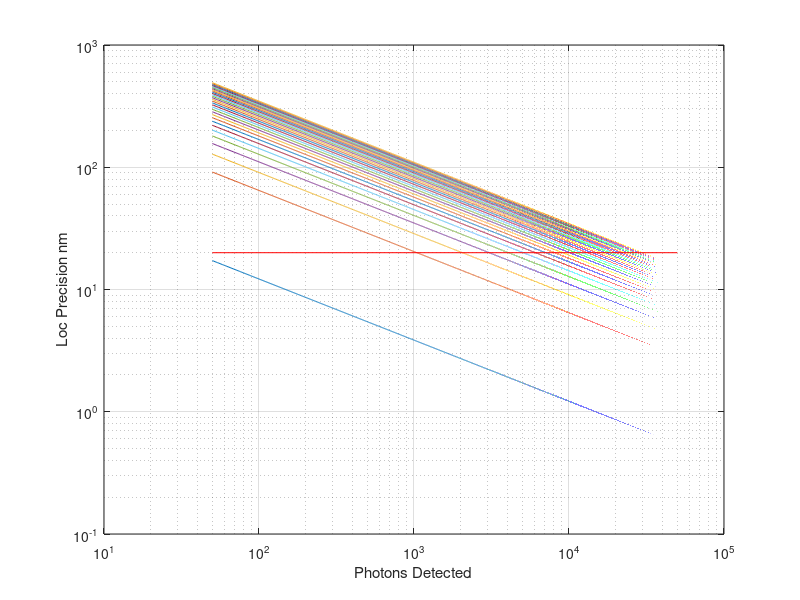

The MATLAB script that drew this image:
% TLR Script
clearvars
s = (0.61*0.51/1.3)/2;
a = 0.08;
N = 50:50000;
alpha = 20;
for i = 0:10:300 % loop over number of vesicles in a buton
    b = i*N/alpha; % background is equal to the dark rate of phluorin
    lp2 = (s^2+a^2/12)./N + (8*pi*s^4*b)./(a^2*N.^2);
    lp = lp2.^0.5;
    plot(N,lp*1000)
    hold on
    
end
plot([N(1),N(end)],[0.02,0.02]*1000,'r')
set(gca,'YScale','log');
set(gca,'XScale','log');
xlabel('Photons Detected');
ylabel('Loc Precision nm')
grid on
hold off